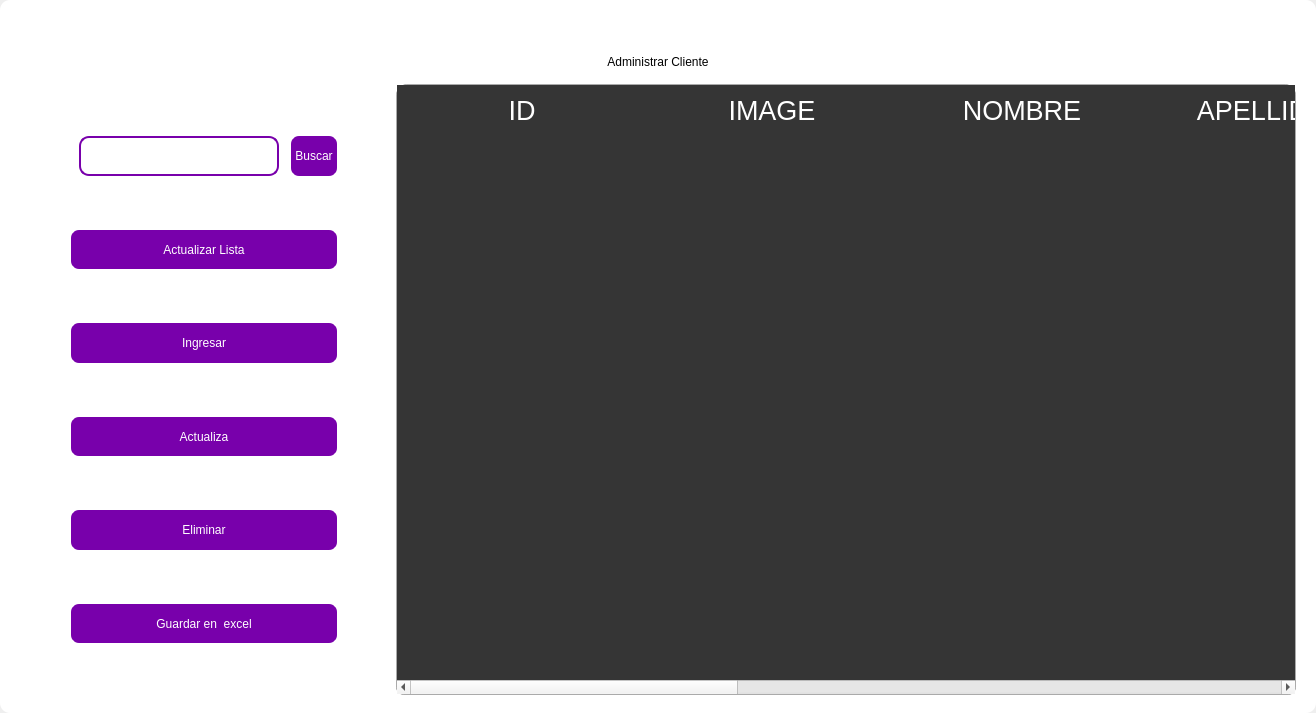
<?xml version="1.0" encoding="UTF-8"?>
<ui version="4.0">
 <class>MainWindow</class>
 <widget class="QMainWindow" name="MainWindow">
  <property name="geometry">
   <rect>
    <x>0</x>
    <y>0</y>
    <width>1316</width>
    <height>713</height>
   </rect>
  </property>
  <property name="windowTitle">
   <string>MainWindow</string>
  </property>
  <property name="styleSheet">
   <string notr="true"/>
  </property>
  <widget class="QWidget" name="centralwidget">
   <property name="styleSheet">
    <string notr="true"/>
   </property>
   <layout class="QVBoxLayout" name="verticalLayout">
    <property name="spacing">
     <number>0</number>
    </property>
    <property name="leftMargin">
     <number>0</number>
    </property>
    <property name="topMargin">
     <number>0</number>
    </property>
    <property name="rightMargin">
     <number>0</number>
    </property>
    <property name="bottomMargin">
     <number>0</number>
    </property>
    <item>
     <widget class="QFrame" name="frame">
      <property name="enabled">
       <bool>true</bool>
      </property>
      <property name="styleSheet">
       <string notr="true">
QFrame {
	border-radius:10px;
	background-color: rgb(255, 255, 255);
 }
</string>
      </property>
      <property name="frameShape">
       <enum>QFrame::StyledPanel</enum>
      </property>
      <property name="frameShadow">
       <enum>QFrame::Raised</enum>
      </property>
      <layout class="QVBoxLayout" name="verticalLayout_2">
       <item>
        <widget class="QFrame" name="frame_superior">
         <property name="minimumSize">
          <size>
           <width>0</width>
           <height>40</height>
          </size>
         </property>
         <property name="maximumSize">
          <size>
           <width>16777215</width>
           <height>40</height>
          </size>
         </property>
         <property name="styleSheet">
          <string notr="true">QPushButton{
border-radius:18px;
}

QPushButton:hover{
	background-color: rgb(0, 0, 0);
}
</string>
         </property>
         <property name="frameShape">
          <enum>QFrame::StyledPanel</enum>
         </property>
         <property name="frameShadow">
          <enum>QFrame::Raised</enum>
         </property>
         <layout class="QHBoxLayout" name="horizontalLayout_3">
          <property name="spacing">
           <number>4</number>
          </property>
          <property name="leftMargin">
           <number>0</number>
          </property>
          <property name="topMargin">
           <number>0</number>
          </property>
          <property name="rightMargin">
           <number>0</number>
          </property>
          <property name="bottomMargin">
           <number>0</number>
          </property>
          <item>
           <widget class="QPushButton" name="btn_icon">
            <property name="text">
             <string/>
            </property>
            <property name="iconSize">
             <size>
              <width>40</width>
              <height>40</height>
             </size>
            </property>
           </widget>
          </item>
          <item>
           <spacer name="horizontalSpacer_2">
            <property name="orientation">
             <enum>Qt::Horizontal</enum>
            </property>
            <property name="sizeHint" stdset="0">
             <size>
              <width>443</width>
              <height>20</height>
             </size>
            </property>
           </spacer>
          </item>
          <item>
           <widget class="QPushButton" name="btn_exit">
            <property name="minimumSize">
             <size>
              <width>38</width>
              <height>38</height>
             </size>
            </property>
            <property name="maximumSize">
             <size>
              <width>38</width>
              <height>38</height>
             </size>
            </property>
            <property name="cursor">
             <cursorShape>PointingHandCursor</cursorShape>
            </property>
            <property name="text">
             <string/>
            </property>
            <property name="iconSize">
             <size>
              <width>35</width>
              <height>35</height>
             </size>
            </property>
           </widget>
          </item>
          <item>
           <widget class="QPushButton" name="bt_minimizar">
            <property name="minimumSize">
             <size>
              <width>38</width>
              <height>38</height>
             </size>
            </property>
            <property name="maximumSize">
             <size>
              <width>38</width>
              <height>38</height>
             </size>
            </property>
            <property name="cursor">
             <cursorShape>PointingHandCursor</cursorShape>
            </property>
            <property name="text">
             <string/>
            </property>
            <property name="icon">
             <iconset>
              <normaloff>image/minus.svg</normaloff>image/minus.svg</iconset>
            </property>
            <property name="iconSize">
             <size>
              <width>38</width>
              <height>38</height>
             </size>
            </property>
           </widget>
          </item>
          <item>
           <widget class="QPushButton" name="bt_maximizar">
            <property name="minimumSize">
             <size>
              <width>38</width>
              <height>38</height>
             </size>
            </property>
            <property name="maximumSize">
             <size>
              <width>38</width>
              <height>38</height>
             </size>
            </property>
            <property name="cursor">
             <cursorShape>PointingHandCursor</cursorShape>
            </property>
            <property name="text">
             <string/>
            </property>
            <property name="icon">
             <iconset>
              <normaloff>image/chevron-up.svg</normaloff>image/chevron-up.svg</iconset>
            </property>
            <property name="iconSize">
             <size>
              <width>38</width>
              <height>38</height>
             </size>
            </property>
           </widget>
          </item>
          <item>
           <widget class="QPushButton" name="bt_restaurar">
            <property name="minimumSize">
             <size>
              <width>38</width>
              <height>38</height>
             </size>
            </property>
            <property name="maximumSize">
             <size>
              <width>38</width>
              <height>38</height>
             </size>
            </property>
            <property name="cursor">
             <cursorShape>PointingHandCursor</cursorShape>
            </property>
            <property name="text">
             <string/>
            </property>
            <property name="icon">
             <iconset>
              <normaloff>image/chevron-down.svg</normaloff>image/chevron-down.svg</iconset>
            </property>
            <property name="iconSize">
             <size>
              <width>38</width>
              <height>38</height>
             </size>
            </property>
           </widget>
          </item>
          <item>
           <widget class="QPushButton" name="bt_cerrar">
            <property name="minimumSize">
             <size>
              <width>38</width>
              <height>38</height>
             </size>
            </property>
            <property name="maximumSize">
             <size>
              <width>38</width>
              <height>38</height>
             </size>
            </property>
            <property name="cursor">
             <cursorShape>PointingHandCursor</cursorShape>
            </property>
            <property name="text">
             <string/>
            </property>
            <property name="icon">
             <iconset>
              <normaloff>image/x.svg</normaloff>image/x.svg</iconset>
            </property>
            <property name="iconSize">
             <size>
              <width>38</width>
              <height>38</height>
             </size>
            </property>
           </widget>
          </item>
         </layout>
        </widget>
       </item>
       <item>
        <widget class="QLabel" name="label">
         <property name="styleSheet">
          <string notr="true">font: 30pt &quot;MS Shell Dlg 2&quot;;
color: rgb(0, 0, 0);</string>
         </property>
         <property name="text">
          <string>Administrar Cliente</string>
         </property>
         <property name="alignment">
          <set>Qt::AlignCenter</set>
         </property>
        </widget>
       </item>
       <item>
        <widget class="QFrame" name="frame_3">
         <property name="minimumSize">
          <size>
           <width>0</width>
           <height>0</height>
          </size>
         </property>
         <property name="frameShape">
          <enum>QFrame::StyledPanel</enum>
         </property>
         <property name="frameShadow">
          <enum>QFrame::Raised</enum>
         </property>
         <layout class="QHBoxLayout" name="horizontalLayout_4">
          <property name="leftMargin">
           <number>9</number>
          </property>
          <property name="topMargin">
           <number>9</number>
          </property>
          <property name="rightMargin">
           <number>9</number>
          </property>
          <item>
           <layout class="QVBoxLayout" name="verticalLayout_4">
            <property name="spacing">
             <number>50</number>
            </property>
            <property name="sizeConstraint">
             <enum>QLayout::SetDefaultConstraint</enum>
            </property>
            <property name="leftMargin">
             <number>50</number>
            </property>
            <property name="topMargin">
             <number>50</number>
            </property>
            <property name="rightMargin">
             <number>50</number>
            </property>
            <property name="bottomMargin">
             <number>50</number>
            </property>
            <item>
             <layout class="QHBoxLayout" name="horizontalLayout">
              <property name="spacing">
               <number>10</number>
              </property>
              <property name="leftMargin">
               <number>10</number>
              </property>
              <property name="topMargin">
               <number>0</number>
              </property>
              <property name="bottomMargin">
               <number>0</number>
              </property>
              <item>
               <widget class="QLineEdit" name="searchtxt">
                <property name="minimumSize">
                 <size>
                  <width>200</width>
                  <height>25</height>
                 </size>
                </property>
                <property name="maximumSize">
                 <size>
                  <width>150</width>
                  <height>40</height>
                 </size>
                </property>
                <property name="styleSheet">
                 <string notr="true">QLabel {
	color: rgb(255, 255, 254);
	font: 12pt &quot;Arial&quot;;
	background-color: rgba(0, 0, 0,0);
}

QTextEdit{
background-color: rgba(0, 0, 0,0);
border-radius:10px; 
font: 12pt &quot;Arial&quot;;
color: rgb(255, 255, 254);
border: 2px solid  rgb(255, 255, 255);

}

QTextEdit:hover{
background-color: rgba(0, 0, 0,0);
border-radius:10px; 
font: 12pt &quot;Arial&quot;;
border: 2px solid  rgb(120, 0, 171);
}

QTextEdit:focus{
background-color: rgb(0, 0, 0);
border-radius:10px; 
font: 12pt &quot;Arial&quot;;
border: 2px solid rgb(120, 0, 171);
}

QLineEdit{
background-color: rgba(0, 0, 0,0);
border-radius:10px; 
font: 12pt &quot;Arial&quot;;
color: rgb(255, 255, 254);
border: 2px solid  rgb(120, 0, 171);
}

QLineEdit:hover{
background-color: rgba(0, 0, 0,0);
border-radius:10px; 
font: 12pt &quot;Arial&quot;;
border: 2px solid  rgb(120, 0, 171);
}

QLineEdit:focus{
background-color: rgb(0, 0, 0);
border-radius:10px; 
font: 12pt &quot;Arial&quot;;
border: 2px solid rgb(120, 0, 171);
}

QCheckBox{
	font: 12pt &quot;Arial&quot;;
	color: rgb(255, 255, 255);
}

QCheckBox::indicator {
    width: 18px;
    height:18px;
}

QCheckBox::indicator:unchecked {
   background-image: url(image/square.svg);
}

QCheckBox::indicator:checked {
   background-image: url(image/check-square.svg);
}

QPushButton{
border-radius:10px; 
font: 12pt &quot;Arial&quot;;
color: rgb(255, 255, 254);
border: 2px solid #ffffff;
}

QPushButton:hover{
border-radius:10px; 
font: 12pt &quot;Arial&quot;;
color: rgb(255, 255, 255);
border: 2px solid rgb(120, 0, 171);
	background-color: rgb(120, 0, 171);
}
</string>
                </property>
               </widget>
              </item>
              <item>
               <widget class="QPushButton" name="btn_search">
                <property name="sizePolicy">
                 <sizepolicy hsizetype="Minimum" vsizetype="Fixed">
                  <horstretch>0</horstretch>
                  <verstretch>0</verstretch>
                 </sizepolicy>
                </property>
                <property name="minimumSize">
                 <size>
                  <width>0</width>
                  <height>15</height>
                 </size>
                </property>
                <property name="maximumSize">
                 <size>
                  <width>100</width>
                  <height>50</height>
                 </size>
                </property>
                <property name="cursor">
                 <cursorShape>PointingHandCursor</cursorShape>
                </property>
                <property name="styleSheet">
                 <string notr="true">QPushButton{
border-radius:10px; 
font: 12pt &quot;Arial&quot;;
color: rgb(255, 255, 254);
border: 2px solid #ffffff;
	background-color: rgb(120, 0, 171);
}

QPushButton:hover{
border-radius:10px; 
font: 12pt &quot;Arial&quot;;
color: rgb(255, 255, 255);
border: 2px solid rgb(120, 0, 171);
	background-color: rgb(120, 0, 171);
}</string>
                </property>
                <property name="text">
                 <string>Buscar</string>
                </property>
               </widget>
              </item>
             </layout>
            </item>
            <item>
             <widget class="QPushButton" name="btn_get">
              <property name="minimumSize">
               <size>
                <width>50</width>
                <height>40</height>
               </size>
              </property>
              <property name="maximumSize">
               <size>
                <width>300</width>
                <height>50</height>
               </size>
              </property>
              <property name="cursor">
               <cursorShape>PointingHandCursor</cursorShape>
              </property>
              <property name="styleSheet">
               <string notr="true">QPushButton{
border-radius:10px; 
font: 12pt &quot;Arial&quot;;
color: rgb(255, 255, 254);
border: 2px solid #ffffff;
	background-color: rgb(120, 0, 171);
}

QPushButton:hover{
border-radius:10px; 
font: 12pt &quot;Arial&quot;;
color: rgb(255, 255, 255);
border: 2px solid rgb(120, 0, 171);
	background-color: rgb(120, 0, 171);
}</string>
              </property>
              <property name="text">
               <string>Actualizar Lista</string>
              </property>
              <property name="iconSize">
               <size>
                <width>35</width>
                <height>35</height>
               </size>
              </property>
             </widget>
            </item>
            <item>
             <widget class="QPushButton" name="btn_add">
              <property name="minimumSize">
               <size>
                <width>0</width>
                <height>40</height>
               </size>
              </property>
              <property name="maximumSize">
               <size>
                <width>300</width>
                <height>50</height>
               </size>
              </property>
              <property name="cursor">
               <cursorShape>PointingHandCursor</cursorShape>
              </property>
              <property name="styleSheet">
               <string notr="true">QPushButton{
border-radius:10px; 
font: 12pt &quot;Arial&quot;;
color: rgb(255, 255, 254);
border: 2px solid #ffffff;
	background-color: rgb(120, 0, 171);
}

QPushButton:hover{
border-radius:10px; 
font: 12pt &quot;Arial&quot;;
color: rgb(255, 255, 255);
border: 2px solid rgb(120, 0, 171);
	background-color: rgb(120, 0, 171);
}</string>
              </property>
              <property name="text">
               <string>Ingresar</string>
              </property>
              <property name="iconSize">
               <size>
                <width>35</width>
                <height>35</height>
               </size>
              </property>
             </widget>
            </item>
            <item>
             <widget class="QPushButton" name="btn_update">
              <property name="minimumSize">
               <size>
                <width>0</width>
                <height>40</height>
               </size>
              </property>
              <property name="maximumSize">
               <size>
                <width>300</width>
                <height>50</height>
               </size>
              </property>
              <property name="cursor">
               <cursorShape>PointingHandCursor</cursorShape>
              </property>
              <property name="styleSheet">
               <string notr="true">QPushButton{
border-radius:10px; 
font: 12pt &quot;Arial&quot;;
color: rgb(255, 255, 254);
border: 2px solid #ffffff;
	background-color: rgb(120, 0, 171);
}

QPushButton:hover{
border-radius:10px; 
font: 12pt &quot;Arial&quot;;
color: rgb(255, 255, 255);
border: 2px solid rgb(120, 0, 171);
	background-color: rgb(120, 0, 171);
}</string>
              </property>
              <property name="text">
               <string>Actualiza</string>
              </property>
              <property name="iconSize">
               <size>
                <width>35</width>
                <height>35</height>
               </size>
              </property>
             </widget>
            </item>
            <item>
             <widget class="QPushButton" name="btn_delete">
              <property name="minimumSize">
               <size>
                <width>0</width>
                <height>40</height>
               </size>
              </property>
              <property name="maximumSize">
               <size>
                <width>300</width>
                <height>50</height>
               </size>
              </property>
              <property name="cursor">
               <cursorShape>PointingHandCursor</cursorShape>
              </property>
              <property name="styleSheet">
               <string notr="true">QPushButton{
border-radius:10px; 
font: 12pt &quot;Arial&quot;;
color: rgb(255, 255, 254);
border: 2px solid #ffffff;
	background-color: rgb(120, 0, 171);
}

QPushButton:hover{
border-radius:10px; 
font: 12pt &quot;Arial&quot;;
color: rgb(255, 255, 255);
border: 2px solid rgb(120, 0, 171);
	background-color: rgb(120, 0, 171);
}</string>
              </property>
              <property name="text">
               <string>Eliminar</string>
              </property>
              <property name="iconSize">
               <size>
                <width>35</width>
                <height>35</height>
               </size>
              </property>
             </widget>
            </item>
            <item>
             <widget class="QPushButton" name="btn_excel">
              <property name="minimumSize">
               <size>
                <width>10</width>
                <height>40</height>
               </size>
              </property>
              <property name="maximumSize">
               <size>
                <width>300</width>
                <height>50</height>
               </size>
              </property>
              <property name="cursor">
               <cursorShape>PointingHandCursor</cursorShape>
              </property>
              <property name="styleSheet">
               <string notr="true">QPushButton{
border-radius:10px; 
font: 12pt &quot;Arial&quot;;
color: rgb(255, 255, 254);
border: 2px solid #ffffff;
	background-color: rgb(120, 0, 171);
}

QPushButton:hover{
border-radius:10px; 
font: 12pt &quot;Arial&quot;;
color: rgb(255, 255, 255);
border: 2px solid rgb(120, 0, 171);
	background-color: rgb(120, 0, 171);
}</string>
              </property>
              <property name="text">
               <string>Guardar en  excel</string>
              </property>
              <property name="iconSize">
               <size>
                <width>35</width>
                <height>35</height>
               </size>
              </property>
             </widget>
            </item>
           </layout>
          </item>
          <item>
           <widget class="QTableWidget" name="table_client">
            <property name="minimumSize">
             <size>
              <width>900</width>
              <height>0</height>
             </size>
            </property>
            <property name="maximumSize">
             <size>
              <width>700</width>
              <height>16777215</height>
             </size>
            </property>
            <property name="styleSheet">
             <string notr="true">QTableView {

	border: 1px solid rgba(255,255,255,40);
	border-bottom-right-radius: 7px; 
	border-bottom-left-radius: 7px; 
	color: white;
	font: 15pt &quot;MS Shell Dlg 2&quot;;
	background-color: rgb(53, 53, 53);
}

QHeaderView::section {
background-color: rgb(53, 53, 53);
color: white;
border: none;
height: 50px;
font-size: 20pt;
}

QTableView::item {
    border-style: none;
    border-bottom: 1px solid rgba(255,255,255,50);
    padding-left: auto;
    padding-right: auto;
}

QTableView::item:selected{
	border: none;
	color: rgb(255, 255, 255);
    background-color: rgba(255, 255, 255, 50);
}
</string>
            </property>
            <property name="lineWidth">
             <number>1</number>
            </property>
            <property name="editTriggers">
             <set>QAbstractItemView::NoEditTriggers</set>
            </property>
            <attribute name="horizontalHeaderDefaultSectionSize">
             <number>250</number>
            </attribute>
            <column>
             <property name="text">
              <string>ID</string>
             </property>
            </column>
            <column>
             <property name="text">
              <string>IMAGE</string>
             </property>
            </column>
            <column>
             <property name="text">
              <string>NOMBRE</string>
             </property>
            </column>
            <column>
             <property name="text">
              <string>APELLIDOS</string>
             </property>
            </column>
            <column>
             <property name="text">
              <string>CORREO</string>
             </property>
            </column>
            <column>
             <property name="text">
              <string>TEL. CONTACTO</string>
             </property>
            </column>
            <column>
             <property name="text">
              <string>DIRECCION</string>
             </property>
            </column>
            <column>
             <property name="text">
              <string>TIPO DE CLIENTE</string>
             </property>
            </column>
           </widget>
          </item>
         </layout>
        </widget>
       </item>
      </layout>
     </widget>
    </item>
   </layout>
  </widget>
 </widget>
 <resources/>
 <connections/>
</ui>
